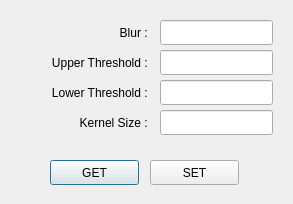
<?xml version="1.0" encoding="UTF-8"?>
<ui version="4.0">
 <class>DialogSetCustomFeatureOption</class>
 <widget class="QDialog" name="DialogSetCustomFeatureOption">
  <property name="geometry">
   <rect>
    <x>0</x>
    <y>0</y>
    <width>293</width>
    <height>204</height>
   </rect>
  </property>
  <property name="windowTitle">
   <string>Custom Feature Option</string>
  </property>
  <widget class="QLabel" name="label">
   <property name="geometry">
    <rect>
     <x>20</x>
     <y>20</y>
     <width>131</width>
     <height>25</height>
    </rect>
   </property>
   <property name="text">
    <string>Blur : </string>
   </property>
   <property name="alignment">
    <set>Qt::AlignRight|Qt::AlignTrailing|Qt::AlignVCenter</set>
   </property>
  </widget>
  <widget class="QLineEdit" name="lineEdit_blur">
   <property name="geometry">
    <rect>
     <x>160</x>
     <y>20</y>
     <width>113</width>
     <height>25</height>
    </rect>
   </property>
  </widget>
  <widget class="QLabel" name="label_2">
   <property name="geometry">
    <rect>
     <x>20</x>
     <y>50</y>
     <width>131</width>
     <height>25</height>
    </rect>
   </property>
   <property name="text">
    <string>Upper Threshold : </string>
   </property>
   <property name="alignment">
    <set>Qt::AlignRight|Qt::AlignTrailing|Qt::AlignVCenter</set>
   </property>
  </widget>
  <widget class="QLineEdit" name="lineEdit_upper_thre">
   <property name="geometry">
    <rect>
     <x>160</x>
     <y>50</y>
     <width>113</width>
     <height>25</height>
    </rect>
   </property>
  </widget>
  <widget class="QLabel" name="label_3">
   <property name="geometry">
    <rect>
     <x>20</x>
     <y>80</y>
     <width>131</width>
     <height>25</height>
    </rect>
   </property>
   <property name="text">
    <string>Lower Threshold : </string>
   </property>
   <property name="alignment">
    <set>Qt::AlignRight|Qt::AlignTrailing|Qt::AlignVCenter</set>
   </property>
  </widget>
  <widget class="QLineEdit" name="lineEdit_lower_thre">
   <property name="geometry">
    <rect>
     <x>160</x>
     <y>80</y>
     <width>113</width>
     <height>25</height>
    </rect>
   </property>
  </widget>
  <widget class="QLineEdit" name="lineEdit_kernel_size">
   <property name="geometry">
    <rect>
     <x>160</x>
     <y>110</y>
     <width>113</width>
     <height>25</height>
    </rect>
   </property>
  </widget>
  <widget class="QLabel" name="label_4">
   <property name="geometry">
    <rect>
     <x>20</x>
     <y>110</y>
     <width>131</width>
     <height>25</height>
    </rect>
   </property>
   <property name="text">
    <string>Kernel Size : </string>
   </property>
   <property name="alignment">
    <set>Qt::AlignRight|Qt::AlignTrailing|Qt::AlignVCenter</set>
   </property>
  </widget>
  <widget class="QPushButton" name="pushButton_get">
   <property name="geometry">
    <rect>
     <x>50</x>
     <y>160</y>
     <width>89</width>
     <height>25</height>
    </rect>
   </property>
   <property name="text">
    <string>GET</string>
   </property>
  </widget>
  <widget class="QPushButton" name="pushButton_set">
   <property name="geometry">
    <rect>
     <x>150</x>
     <y>160</y>
     <width>89</width>
     <height>25</height>
    </rect>
   </property>
   <property name="text">
    <string>SET</string>
   </property>
  </widget>
 </widget>
 <resources/>
 <connections/>
</ui>
